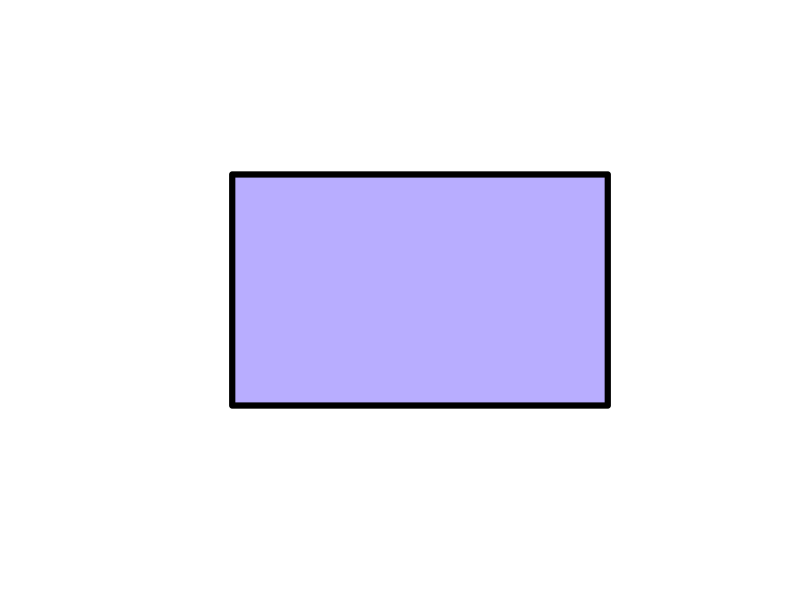
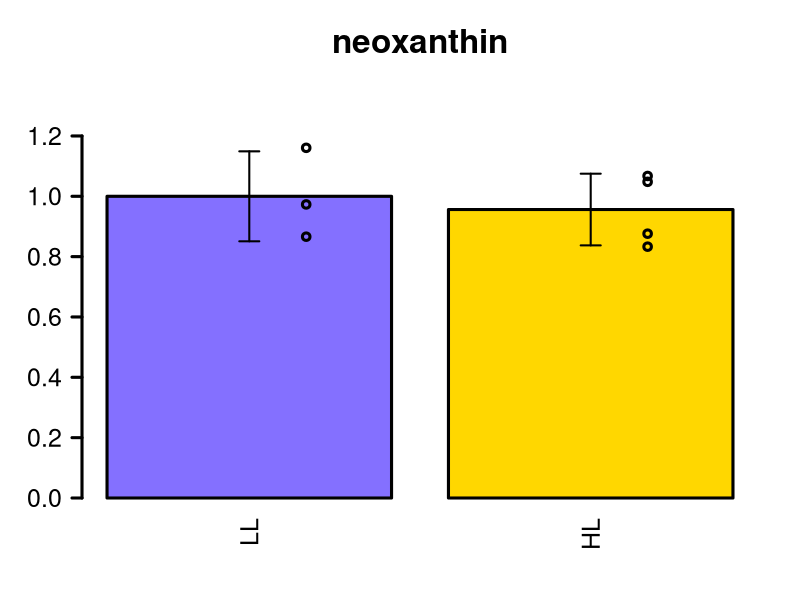
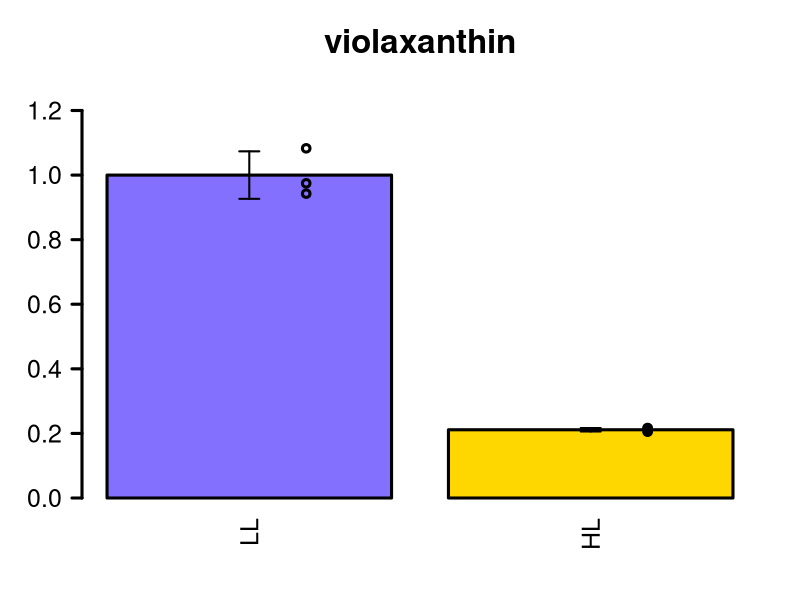
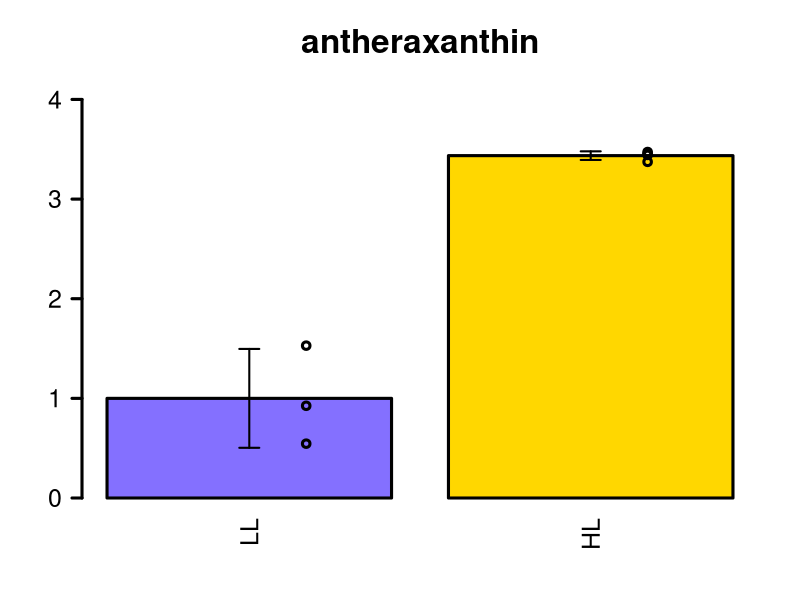
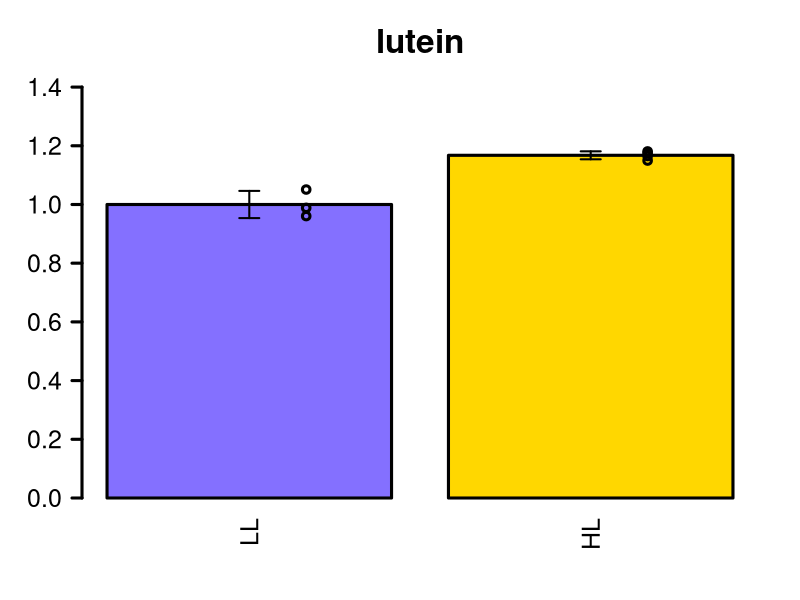
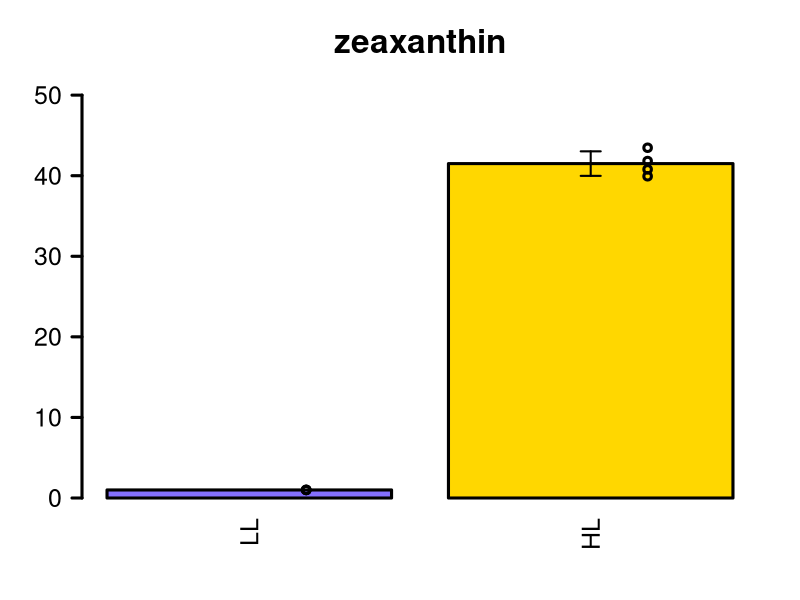
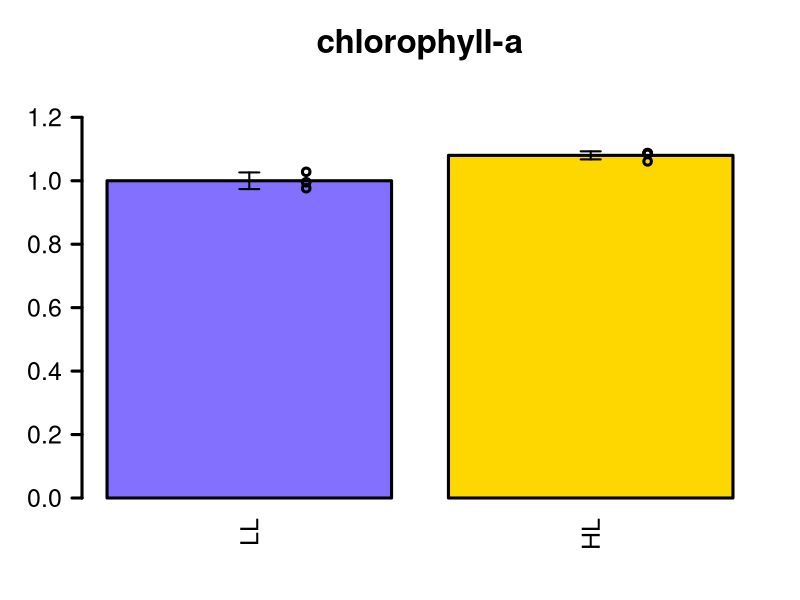
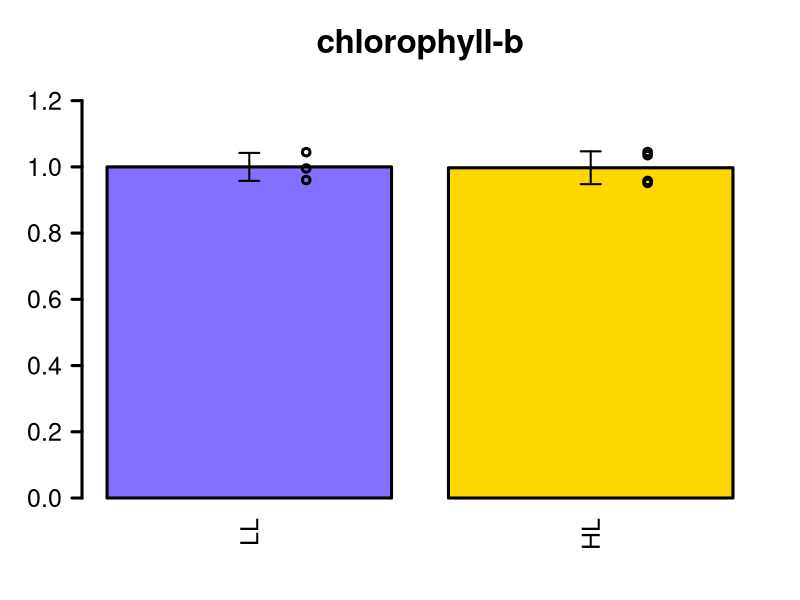

Source code (R) for these figures, in order:
gene.expression <- read.table(file = "gene_expression_kleb.tsv", header=T, as.is=T)

gene.expression.HL <- (gene.expression[,"HL_1"] + gene.expression[,"HL_2"])/2
names(gene.expression.HL) <- gene.expression$geneID

mean.expression.HL <- (gene.expression[,"HL_1"] + gene.expression[,"HL_2"])/2
names(mean.expression.HL) <- gene.expression$geneID

mean.expression.LL <- (gene.expression[,"LL_1"] + gene.expression[,"LL_2"])/2
names(mean.expression.LL) <- gene.expression$geneID

heatmap.enzyme.id <- function(gene.id,enzyme.name,gene.expression,precision)
{
  pos.colfunc <- colorRampPalette(c("white","gold"))
  pos.colors <- pos.colfunc(precision)
  
  neg.colfunc <- colorRampPalette(c("white","lightslateblue"))
  neg.colors <- neg.colfunc(precision)
  
  fc.max <- 0
  fc.min <- 20
  
  enzyme.mean.HL <- mean.expression.HL[gene.id]
  enzyme.mean.LL <- mean.expression.LL[gene.id]
  fc <- enzyme.mean.HL/enzyme.mean.LL
  
  if(fc >= 1)
  {
    if(fc >= fc.max)
    {
      fc.max <- fc
    }
    
    if(round(fc*10) < precision)
    {
      cols <- pos.colors[round(fc*10)]
    } else
    {
      cols <- pos.colors[precision]
    }
    
  } else
  {
    if(fc <= fc.min)
    {
      fc.min <- fc
    }
    
    if(round(10/fc) < precision)
    {
      cols <- neg.colors[round(10/fc)]
    } else
    {
      cols <- neg.colors[precision]
    }
    
  }
  plot<-plot(x=0,y=0,col="white",
             axes=F,xlab="",ylab="",
             ylim=c(0,10),xlim=c(0,10))
  
  plot<-polygon(x = c(2,8,8,2),y=c(2,2,8,8),lwd=6,col = cols)
  return(plot)
}

gene.id<- "kfl00001_0850"
gene.name<- "kfl00001_0850"
png(filename =paste(c("heatmap_",gene.name,".png"),collapse=""))
heatmap.enzyme.id(gene.id=gene.id, 
                  enzyme.name = "unknow",  
                  gene.expression=gene.expression,
                  precision=50)
dev.off()


## Carotenoids
carotenoids <- read.table(file="carotenoids_klebsormidium.tsv",header=T,sep="\t",as.is=T)
head(carotenoids)
carotenoids.names <- carotenoids$carotenoid

carotenoids <- carotenoids[,2:ncol(carotenoids)]
rownames(carotenoids) <- carotenoids.names
head(carotenoids)

carotenoids.p.value <- vector(mode = "numeric",length=length(carotenoids.names))
carotenoids.fold.change <- vector(mode = "numeric",length=length(carotenoids.names))

names(carotenoids.p.value) <- carotenoids.names
names(carotenoids.fold.change) <- carotenoids.names

for(i in 1:length(carotenoids.names))
{
  current.carotenoid <- carotenoids.names[i]
  
  hl.1 <- unlist(carotenoids[current.carotenoid,1:4])
  ll.1 <- unlist(carotenoids[current.carotenoid,5:7])
  mean.ll.1 <- mean(ll.1)
  norm.hl.1 <- hl.1/mean.ll.1
  norm.ll.1 <- ll.1/mean.ll.1
  
  norm.ll <- c(norm.ll.1)
  norm.hl <- c(norm.hl.1)
  
  means <- c(mean(norm.ll), mean(norm.hl))
  sds <- c(sd(norm.ll), sd(norm.hl))
  
  if(means[1] > means[2])
  {
    sig <- t.test(x = norm.ll,norm.hl,alternative = "greater")
  } else
  {
    sig <- t.test(x = norm.ll,norm.hl,alternative = "less")
  }
  
  carotenoids.p.value[i] <- sig$p.value
  carotenoids.fold.change[i] <- means[2]/means[1]
  
  png(filename = paste0(current.carotenoid,".png"),width = 300)
  par(lwd=3)
  xpos <- barplot(means,col=c("lightslateblue","gold"),
                  names.arg = c("LL","HL"),las=2,cex.names = 1.5,
                  ylim=c(0,max(means+sds)*1.2),cex.axis = 1.5,lwd=3,
                  main=current.carotenoid,
                  cex.main=2)
  points(x = rep(xpos[1]+0.2,3),y=norm.ll)
  points(x = rep(xpos[2]+0.2,4),y=norm.hl)
  arrows(x0 = xpos,y0 = means + sds, x1 = xpos, y1 = means - sds,length = 0.1,
         code = 3,angle=90,lwd=2)
  dev.off()
}


## Gradient
png(file="scale_klebs")
colfunc<-colorRampPalette(c("lightslateblue","white","orange2"))
plot(rep(1,1000),col=(colfunc(1000)), pch=15,cex=20,xlim=c(0,730),axes=F,
     ylab="",xlab="")
dev.off()
